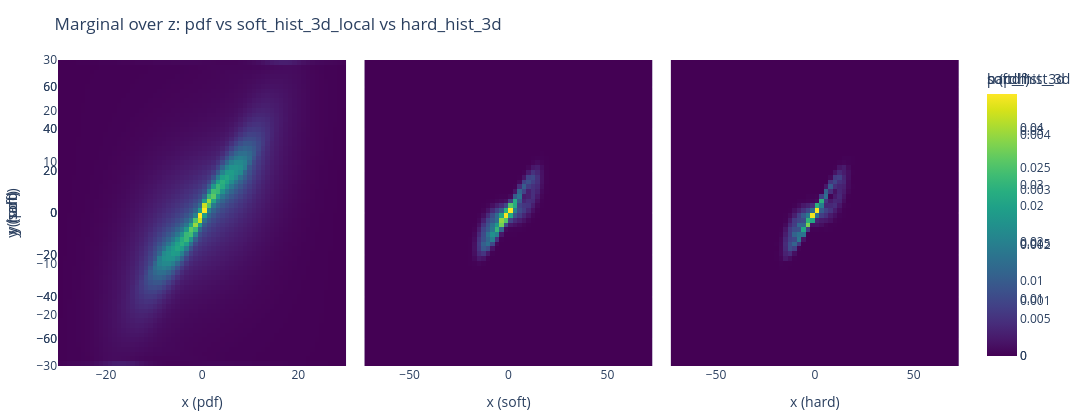

Notebook code cell kept with this figure:
### Code cell
# compute marginals and plot comparison: pdf (lorenz_pdf_grid_safe), soft_hist_3d_local, hard_hist_3d
xs, ys, zs, rho_pdf = lorenz_pdf_grid_safe(base_params; nx=64, ny=64, nz=48)
z_pdf = dropdims(sum(rho_pdf, dims=3), dims=3)'  # transpose for heatmap (x->cols, y->rows)

# build soft (kernel) histogram from sol_basic and hard (bin) histogram over same centers
nbins = 64  # 64 is heavy; 16–32 is fine to start
xs_traj = sol_basic.u[:,1]; ys_traj = sol_basic.u[:,2]; zs_traj = sol_basic.u[:,3]
hw = maximum(abs, vcat(xs_traj, ys_traj, zs_traj)) * 1.50

pdf_cfg = make_pdf_config(Float64; nbins=nbins, range_halfwidth=hw, loss_mode=:kl)
centers = pdf_cfg.centers
Δ = (centers[end] - centers[1]) / (length(centers) - 1)
h = 0.5 * Δ
pdf_cfg = make_pdf_config(Float64; nbins=nbins, range_halfwidth=hw, loss_mode=:kl, bandwidth=h)

# soft (kernel) histogram
p3d_soft = zeros(Float64, nbins^3)
R = max(1, ceil(Int, 3h/Δ))
soft_hist_3d_local(xs_traj, ys_traj, zs_traj, centers, h, p3d_soft; R=R)
p3d_soft ./= sum(p3d_soft)
rho_soft = reshape(p3d_soft, nbins, nbins, nbins)

# hard (bin) histogram using the @inline signature: hard_hist_3d(xs, ys, zs, centers, out)
p3d_hard = zeros(Float64, nbins^3)
hard_hist_3d(xs_traj, ys_traj, zs_traj, centers, p3d_hard)
p3d_hard ./= sum(p3d_hard)
rho_hard = reshape(p3d_hard, nbins, nbins, nbins)

# marginals over z (transpose for heatmap orientation)
z_soft = dropdims(sum(rho_soft, dims=3), dims=3)'
z_hard = dropdims(sum(rho_hard, dims=3), dims=3)'

# traces: pdf uses xs,ys from lorenz_pdf_grid_safe; soft/hard use centers
trace_pdf  = PlotlyJS.heatmap(x=xs, y=ys, z=z_pdf,  colorscale="Viridis",
    colorbar=attr(title="ρ (pdf)"), name="pdf")

trace_soft = PlotlyJS.heatmap(x=centers, y=centers, z=z_soft, colorscale="Viridis",
    colorbar=attr(title="soft_hist_3d"), xaxis="x2", yaxis="y2", name="soft")

trace_hard = PlotlyJS.heatmap(x=centers, y=centers, z=z_hard, colorscale="Viridis",
    colorbar=attr(title="hard_hist_3d"), xaxis="x3", yaxis="y3", name="hard")

layout = Layout(
    title = "Marginal over z: pdf vs soft_hist_3d_local vs hard_hist_3d",
    width = 1200,
    height = 420,
    xaxis  = attr(domain = [0.00, 0.32], title = "x (pdf)"),
    yaxis  = attr(domain = [0.00, 1.00], title = "y (pdf)"),
    xaxis2 = attr(domain = [0.34, 0.66], title = "x (soft)"),
    yaxis2 = attr(domain = [0.00, 1.00], title = "y (soft)"),
    xaxis3 = attr(domain = [0.68, 1.00], title = "x (hard)"),
    yaxis3 = attr(domain = [0.00, 1.00], title = "y (hard)"),
    showlegend = false
)

PlotlyJS.plot([trace_pdf, trace_soft, trace_hard], layout)

### Figure 1 — Plotly figure (JSON) as saved in the notebook; plotly's stock layout.template omitted (floating-point values rounded to 4 significant figures; data arrays with more than 128 entries replaced by an {"elided": "..."} marker saying what was removed)
{"data": [{"colorbar": {"title": "ρ (pdf)"}, "colorscale": "Viridis", "name": "pdf", "transpose": true, "type": "heatmap", "x": [-29.53, -28.59, -27.66, -26.72, -25.78, -24.84, -23.91, -22.97, -22.03, -21.09, -20.16, -19.22, -18.28, -17.34, -16.41, -15.47, -14.53, -13.59, -12.66, -11.72, -10.78, -9.844, -8.906, -7.969, -7.031, -6.094, -5.156, -4.219, -3.281, -2.344, -1.406, -0.4688, 0.4688, 1.406, 2.344, 3.281, 4.219, 5.156, 6.094, 7.031, 7.969, 8.906, 9.844, 10.78, 11.72, 12.66, 13.59, 14.53, 15.47, 16.41, 17.34, 18.28, 19.22, 20.16, 21.09, 22.03, 22.97, 23.91, 24.84, 25.78, 26.72, 27.66, 28.59, 29.53], "y": [-29.53, -28.59, -27.66, -26.72, -25.78, -24.84, -23.91, -22.97, -22.03, -21.09, -20.16, -19.22, -18.28, -17.34, -16.41, -15.47, -14.53, -13.59, -12.66, -11.72, -10.78, -9.844, -8.906, -7.969, -7.031, -6.094, -5.156, -4.219, -3.281, -2.344, -1.406, -0.4688, 0.4688, 1.406, 2.344, 3.281, 4.219, 5.156, 6.094, 7.031, 7.969, 8.906, 9.844, 10.78, 11.72, 12.66, 13.59, 14.53, 15.47, 16.41, 17.34, 18.28, 19.22, 20.16, 21.09, 22.03, 22.97, 23.91, 24.84, 25.78, 26.72, 27.66, 28.59, 29.53], "z": {"elided": "64x64 float values"}}, {"colorbar": {"title": "soft_hist_3d"}, "colorscale": "Viridis", "name": "soft", "transpose": true, "type": "heatmap", "x": [-71.75, -69.47, -67.2, -64.92, -62.64, -60.36, -58.08, -55.81, -53.53, -51.25, -48.97, -46.7, -44.42, -42.14, -39.86, -37.58, -35.31, -33.03, -30.75, -28.47, -26.19, -23.92, -21.64, -19.36, -17.08, -14.81, -12.53, -10.25, -7.972, -5.695, -3.417, -1.139, 1.139, 3.417, 5.695, 7.972, 10.25, 12.53, 14.81, 17.08, 19.36, 21.64, 23.92, 26.19, 28.47, 30.75, 33.03, 35.31, 37.58, 39.86, 42.14, 44.42, 46.7, 48.97, 51.25, 53.53, 55.81, 58.08, 60.36, 62.64, 64.92, 67.2, 69.47, 71.75], "xaxis": "x2", "y": [-71.75, -69.47, -67.2, -64.92, -62.64, -60.36, -58.08, -55.81, -53.53, -51.25, -48.97, -46.7, -44.42, -42.14, -39.86, -37.58, -35.31, -33.03, -30.75, -28.47, -26.19, -23.92, -21.64, -19.36, -17.08, -14.81, -12.53, -10.25, -7.972, -5.695, -3.417, -1.139, 1.139, 3.417, 5.695, 7.972, 10.25, 12.53, 14.81, 17.08, 19.36, 21.64, 23.92, 26.19, 28.47, 30.75, 33.03, 35.31, 37.58, 39.86, 42.14, 44.42, 46.7, 48.97, 51.25, 53.53, 55.81, 58.08, 60.36, 62.64, 64.92, 67.2, 69.47, 71.75], "yaxis": "y2", "z": {"elided": "64x64 float values"}}, {"colorbar": {"title": "hard_hist_3d"}, "colorscale": "Viridis", "name": "hard", "transpose": true, "type": "heatmap", "x": [-71.75, -69.47, -67.2, -64.92, -62.64, -60.36, -58.08, -55.81, -53.53, -51.25, -48.97, -46.7, -44.42, -42.14, -39.86, -37.58, -35.31, -33.03, -30.75, -28.47, -26.19, -23.92, -21.64, -19.36, -17.08, -14.81, -12.53, -10.25, -7.972, -5.695, -3.417, -1.139, 1.139, 3.417, 5.695, 7.972, 10.25, 12.53, 14.81, 17.08, 19.36, 21.64, 23.92, 26.19, 28.47, 30.75, 33.03, 35.31, 37.58, 39.86, 42.14, 44.42, 46.7, 48.97, 51.25, 53.53, 55.81, 58.08, 60.36, 62.64, 64.92, 67.2, 69.47, 71.75], "xaxis": "x3", "y": [-71.75, -69.47, -67.2, -64.92, -62.64, -60.36, -58.08, -55.81, -53.53, -51.25, -48.97, -46.7, -44.42, -42.14, -39.86, -37.58, -35.31, -33.03, -30.75, -28.47, -26.19, -23.92, -21.64, -19.36, -17.08, -14.81, -12.53, -10.25, -7.972, -5.695, -3.417, -1.139, 1.139, 3.417, 5.695, 7.972, 10.25, 12.53, 14.81, 17.08, 19.36, 21.64, 23.92, 26.19, 28.47, 30.75, 33.03, 35.31, 37.58, 39.86, 42.14, 44.42, 46.7, 48.97, 51.25, 53.53, 55.81, 58.08, 60.36, 62.64, 64.92, 67.2, 69.47, 71.75], "yaxis": "y3", "z": {"elided": "64x64 float values"}}], "layout": {"height": 420, "margin": {"b": 50, "l": 50, "r": 50, "t": 60}, "showlegend": false, "title": "Marginal over z: pdf vs soft_hist_3d_local vs hard_hist_3d", "width": 1200, "xaxis": {"domain": [0, 0.32], "title": "x (pdf)"}, "xaxis2": {"domain": [0.34, 0.66], "title": "x (soft)"}, "xaxis3": {"domain": [0.68, 1], "title": "x (hard)"}, "yaxis": {"domain": [0, 1], "title": "y (pdf)"}, "yaxis2": {"domain": [0, 1], "title": "y (soft)"}, "yaxis3": {"domain": [0, 1], "title": "y (hard)"}}}
